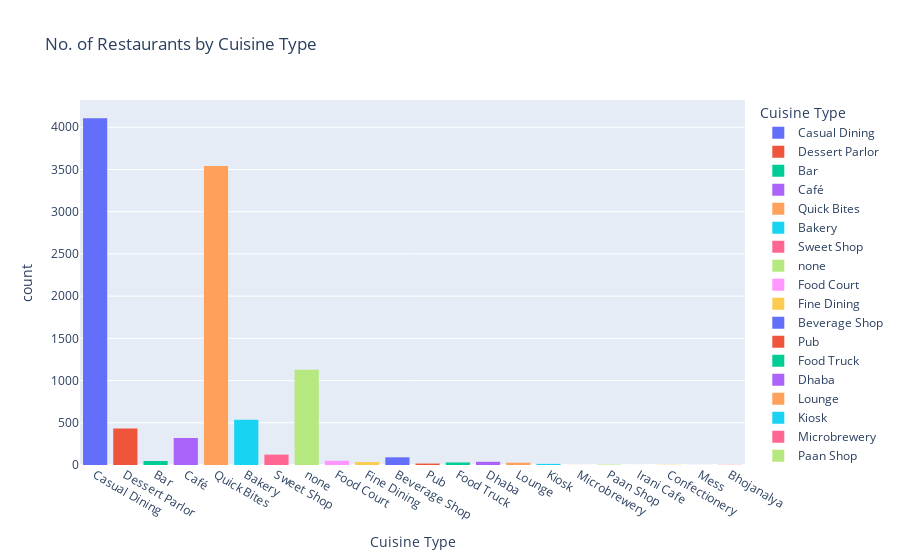

Notebook code cell kept with this figure:
### Code cell
fig = px.histogram(ZomatoData, x='CUSINE TYPE', color='CUSINE TYPE',
 title= 'No. of Restaurants by Cuisine Type',
 labels={'CUSINE TYPE':'Cuisine Type'})
fig.show()

### Figure 1 — Plotly figure (JSON) as saved in the notebook; plotly's stock layout.template omitted (floating-point values rounded to 4 significant figures; data arrays with more than 128 entries replaced by an {"elided": "..."} marker saying what was removed)
{"data": [{"alignmentgroup": "True", "bingroup": "x", "hovertemplate": "Cuisine Type=%{x}<br>count=%{y}<extra></extra>", "legendgroup": "Casual Dining", "marker": {"color": "#636efa", "pattern": {"shape": ""}}, "name": "Casual Dining", "offsetgroup": "Casual Dining", "orientation": "v", "showlegend": true, "type": "histogram", "x": {"elided": "4107 str values"}, "xaxis": "x", "yaxis": "y"}, {"alignmentgroup": "True", "bingroup": "x", "hovertemplate": "Cuisine Type=%{x}<br>count=%{y}<extra></extra>", "legendgroup": "Dessert Parlor", "marker": {"color": "#EF553B", "pattern": {"shape": ""}}, "name": "Dessert Parlor", "offsetgroup": "Dessert Parlor", "orientation": "v", "showlegend": true, "type": "histogram", "x": {"elided": "431 str values"}, "xaxis": "x", "yaxis": "y"}, {"alignmentgroup": "True", "bingroup": "x", "hovertemplate": "Cuisine Type=%{x}<br>count=%{y}<extra></extra>", "legendgroup": "Bar", "marker": {"color": "#00cc96", "pattern": {"shape": ""}}, "name": "Bar", "offsetgroup": "Bar", "orientation": "v", "showlegend": true, "type": "histogram", "x": ["Bar", "Bar", "Bar", "Bar", "Bar", "Bar", "Bar", "Bar", "Bar", "Bar", "Bar", "Bar", "Bar", "Bar", "Bar", "Bar", "Bar", "Bar", "Bar", "Bar", "Bar", "Bar", "Bar", "Bar", "Bar", "Bar", "Bar", "Bar", "Bar", "Bar", "Bar", "Bar", "Bar", "Bar", "Bar", "Bar", "Bar", "Bar", "Bar", "Bar", "Bar", "Bar", "Bar", "Bar", "Bar", "Bar", "Bar"], "xaxis": "x", "yaxis": "y"}, {"alignmentgroup": "True", "bingroup": "x", "hovertemplate": "Cuisine Type=%{x}<br>count=%{y}<extra></extra>", "legendgroup": "Café", "marker": {"color": "#ab63fa", "pattern": {"shape": ""}}, "name": "Café", "offsetgroup": "Café", "orientation": "v", "showlegend": true, "type": "histogram", "x": {"elided": "320 str values"}, "xaxis": "x", "yaxis": "y"}, {"alignmentgroup": "True", "bingroup": "x", "hovertemplate": "Cuisine Type=%{x}<br>count=%{y}<extra></extra>", "legendgroup": "Quick Bites", "marker": {"color": "#FFA15A", "pattern": {"shape": ""}}, "name": "Quick Bites", "offsetgroup": "Quick Bites", "orientation": "v", "showlegend": true, "type": "histogram", "x": {"elided": "3540 str values"}, "xaxis": "x", "yaxis": "y"}, {"alignmentgroup": "True", "bingroup": "x", "hovertemplate": "Cuisine Type=%{x}<br>count=%{y}<extra></extra>", "legendgroup": "Bakery", "marker": {"color": "#19d3f3", "pattern": {"shape": ""}}, "name": "Bakery", "offsetgroup": "Bakery", "orientation": "v", "showlegend": true, "type": "histogram", "x": {"elided": "537 str values"}, "xaxis": "x", "yaxis": "y"}, {"alignmentgroup": "True", "bingroup": "x", "hovertemplate": "Cuisine Type=%{x}<br>count=%{y}<extra></extra>", "legendgroup": "Sweet Shop", "marker": {"color": "#FF6692", "pattern": {"shape": ""}}, "name": "Sweet Shop", "offsetgroup": "Sweet Shop", "orientation": "v", "showlegend": true, "type": "histogram", "x": ["Sweet Shop", "Sweet Shop", "Sweet Shop", "Sweet Shop", "Sweet Shop", "Sweet Shop", "Sweet Shop", "Sweet Shop", "Sweet Shop", "Sweet Shop", "Sweet Shop", "Sweet Shop", "Sweet Shop", "Sweet Shop", "Sweet Shop", "Sweet Shop", "Sweet Shop", "Sweet Shop", "Sweet Shop", "Sweet Shop", "Sweet Shop", "Sweet Shop", "Sweet Shop", "Sweet Shop", "Sweet Shop", "Sweet Shop", "Sweet Shop", "Sweet Shop", "Sweet Shop", "Sweet Shop", "Sweet Shop", "Sweet Shop", "Sweet Shop", "Sweet Shop", "Sweet Shop", "Sweet Shop", "Sweet Shop", "Sweet Shop", "Sweet Shop", "Sweet Shop", "Sweet Shop", "Sweet Shop", "Sweet Shop", "Sweet Shop", "Sweet Shop", "Sweet Shop", "Sweet Shop", "Sweet Shop", "Sweet Shop", "Sweet Shop", "Sweet Shop", "Sweet Shop", "Sweet Shop", "Sweet Shop", "Sweet Shop", "Sweet Shop", "Sweet Shop", "Sweet Shop", "Sweet Shop", "Sweet Shop", "Sweet Shop", "Sweet Shop", "Sweet Shop", "Sweet Shop", "Sweet Shop", "Sweet Shop", "Sweet Shop", "Sweet Shop", "Sweet Shop", "Sweet Shop", "Sweet Shop", "Sweet Shop", "Sweet Shop", "Sweet Shop", "Sweet Shop", "Sweet Shop", "Sweet Shop", "Sweet Shop", "Sweet Shop", "Sweet Shop", "Sweet Shop", "Sweet Shop", "Sweet Shop", "Sweet Shop", "Sweet Shop", "Sweet Shop", "Sweet Shop", "Sweet Shop", "Sweet Shop", "Sweet Shop", "Sweet Shop", "Sweet Shop", "Sweet Shop", "Sweet Shop", "Sweet Shop", "Sweet Shop", "Sweet Shop", "Sweet Shop", "Sweet Shop", "Sweet Shop", "Sweet Shop", "Sweet Shop", "Sweet Shop", "Sweet Shop", "Sweet Shop", "Sweet Shop", "Sweet Shop", "Sweet Shop", "Sweet Shop", "Sweet Shop", "Sweet Shop", "Sweet Shop", "Sweet Shop", "Sweet Shop", "Sweet Shop", "Sweet Shop", "Sweet Shop", "Sweet Shop", "Sweet Shop", "Sweet Shop", "Sweet Shop", "Sweet Shop", "Sweet Shop"], "xaxis": "x", "yaxis": "y"}, {"alignmentgroup": "True", "bingroup": "x", "hovertemplate": "Cuisine Type=%{x}<br>count=%{y}<extra></extra>", "legendgroup": "none", "marker": {"color": "#B6E880", "pattern": {"shape": ""}}, "name": "none", "offsetgroup": "none", "orientation": "v", "showlegend": true, "type": "histogram", "x": {"elided": "1127 str values"}, "xaxis": "x", "yaxis": "y"}, {"alignmentgroup": "True", "bingroup": "x", "hovertemplate": "Cuisine Type=%{x}<br>count=%{y}<extra></extra>", "legendgroup": "Food Court", "marker": {"color": "#FF97FF", "pattern": {"shape": ""}}, "name": "Food Court", "offsetgroup": "Food Court", "orientation": "v", "showlegend": true, "type": "histogram", "x": ["Food Court", "Food Court", "Food Court", "Food Court", "Food Court", "Food Court", "Food Court", "Food Court", "Food Court", "Food Court", "Food Court", "Food Court", "Food Court", "Food Court", "Food Court", "Food Court", "Food Court", "Food Court", "Food Court", "Food Court", "Food Court", "Food Court", "Food Court", "Food Court", "Food Court", "Food Court", "Food Court", "Food Court", "Food Court", "Food Court", "Food Court", "Food Court", "Food Court", "Food Court", "Food Court", "Food Court", "Food Court", "Food Court", "Food Court", "Food Court", "Food Court", "Food Court", "Food Court", "Food Court", "Food Court", "Food Court", "Food Court", "Food Court", "Food Court", "Food Court"], "xaxis": "x", "yaxis": "y"}, {"alignmentgroup": "True", "bingroup": "x", "hovertemplate": "Cuisine Type=%{x}<br>count=%{y}<extra></extra>", "legendgroup": "Fine Dining", "marker": {"color": "#FECB52", "pattern": {"shape": ""}}, "name": "Fine Dining", "offsetgroup": "Fine Dining", "orientation": "v", "showlegend": true, "type": "histogram", "x": ["Fine Dining", "Fine Dining", "Fine Dining", "Fine Dining", "Fine Dining", "Fine Dining", "Fine Dining", "Fine Dining", "Fine Dining", "Fine Dining", "Fine Dining", "Fine Dining", "Fine Dining", "Fine Dining", "Fine Dining", "Fine Dining", "Fine Dining", "Fine Dining", "Fine Dining", "Fine Dining", "Fine Dining", "Fine Dining", "Fine Dining", "Fine Dining", "Fine Dining", "Fine Dining", "Fine Dining", "Fine Dining", "Fine Dining", "Fine Dining", "Fine Dining", "Fine Dining", "Fine Dining", "Fine Dining", "Fine Dining"], "xaxis": "x", "yaxis": "y"}, {"alignmentgroup": "True", "bingroup": "x", "hovertemplate": "Cuisine Type=%{x}<br>count=%{y}<extra></extra>", "legendgroup": "Beverage Shop", "marker": {"color": "#636efa", "pattern": {"shape": ""}}, "name": "Beverage Shop", "offsetgroup": "Beverage Shop", "orientation": "v", "showlegend": true, "type": "histogram", "x": ["Beverage Shop", "Beverage Shop", "Beverage Shop", "Beverage Shop", "Beverage Shop", "Beverage Shop", "Beverage Shop", "Beverage Shop", "Beverage Shop", "Beverage Shop", "Beverage Shop", "Beverage Shop", "Beverage Shop", "Beverage Shop", "Beverage Shop", "Beverage Shop", "Beverage Shop", "Beverage Shop", "Beverage Shop", "Beverage Shop", "Beverage Shop", "Beverage Shop", "Beverage Shop", "Beverage Shop", "Beverage Shop", "Beverage Shop", "Beverage Shop", "Beverage Shop", "Beverage Shop", "Beverage Shop", "Beverage Shop", "Beverage Shop", "Beverage Shop", "Beverage Shop", "Beverage Shop", "Beverage Shop", "Beverage Shop", "Beverage Shop", "Beverage Shop", "Beverage Shop", "Beverage Shop", "Beverage Shop", "Beverage Shop", "Beverage Shop", "Beverage Shop", "Beverage Shop", "Beverage Shop", "Beverage Shop", "Beverage Shop", "Beverage Shop", "Beverage Shop", "Beverage Shop", "Beverage Shop", "Beverage Shop", "Beverage Shop", "Beverage Shop", "Beverage Shop", "Beverage Shop", "Beverage Shop", "Beverage Shop", "Beverage Shop", "Beverage Shop", "Beverage Shop", "Beverage Shop", "Beverage Shop", "Beverage Shop", "Beverage Shop", "Beverage Shop", "Beverage Shop", "Beverage Shop", "Beverage Shop", "Beverage Shop", "Beverage Shop", "Beverage Shop", "Beverage Shop", "Beverage Shop", "Beverage Shop", "Beverage Shop", "Beverage Shop", "Beverage Shop", "Beverage Shop", "Beverage Shop", "Beverage Shop", "Beverage Shop", "Beverage Shop", "Beverage Shop", "Beverage Shop", "Beverage Shop", "Beverage Shop", "Beverage Shop", "Beverage Shop"], "xaxis": "x", "yaxis": "y"}, {"alignmentgroup": "True", "bingroup": "x", "hovertemplate": "Cuisine Type=%{x}<br>count=%{y}<extra></extra>", "legendgroup": "Pub", "marker": {"color": "#EF553B", "pattern": {"shape": ""}}, "name": "Pub", "offsetgroup": "Pub", "orientation": "v", "showlegend": true, "type": "histogram", "x": ["Pub", "Pub", "Pub", "Pub", "Pub", "Pub", "Pub", "Pub", "Pub", "Pub", "Pub", "Pub", "Pub", "Pub", "Pub", "Pub", "Pub"], "xaxis": "x", "yaxis": "y"}, {"alignmentgroup": "True", "bingroup": "x", "hovertemplate": "Cuisine Type=%{x}<br>count=%{y}<extra></extra>", "legendgroup": "Food Truck", "marker": {"color": "#00cc96", "pattern": {"shape": ""}}, "name": "Food Truck", "offsetgroup": "Food Truck", "orientation": "v", "showlegend": true, "type": "histogram", "x": ["Food Truck", "Food Truck", "Food Truck", "Food Truck", "Food Truck", "Food Truck", "Food Truck", "Food Truck", "Food Truck", "Food Truck", "Food Truck", "Food Truck", "Food Truck", "Food Truck", "Food Truck", "Food Truck", "Food Truck", "Food Truck", "Food Truck", "Food Truck", "Food Truck", "Food Truck", "Food Truck", "Food Truck", "Food Truck", "Food Truck", "Food Truck", "Food Truck", "Food Truck", "Food Truck"], "xaxis": "x", "yaxis": "y"}, {"alignmentgroup": "True", "bingroup": "x", "hovertemplate": "Cuisine Type=%{x}<br>count=%{y}<extra></extra>", "legendgroup": "Dhaba", "marker": {"color": "#ab63fa", "pattern": {"shape": ""}}, "name": "Dhaba", "offsetgroup": "Dhaba", "orientation": "v", "showlegend": true, "type": "histogram", "x": ["Dhaba", "Dhaba", "Dhaba", "Dhaba", "Dhaba", "Dhaba", "Dhaba", "Dhaba", "Dhaba", "Dhaba", "Dhaba", "Dhaba", "Dhaba", "Dhaba", "Dhaba", "Dhaba", "Dhaba", "Dhaba", "Dhaba", "Dhaba", "Dhaba", "Dhaba", "Dhaba", "Dhaba", "Dhaba", "Dhaba", "Dhaba", "Dhaba", "Dhaba", "Dhaba", "Dhaba", "Dhaba", "Dhaba", "Dhaba", "Dhaba", "Dhaba", "Dhaba", "Dhaba"], "xaxis": "x", "yaxis": "y"}, {"alignmentgroup": "True", "bingroup": "x", "hovertemplate": "Cuisine Type=%{x}<br>count=%{y}<extra></extra>", "legendgroup": "Lounge", "marker": {"color": "#FFA15A", "pattern": {"shape": ""}}, "name": "Lounge", "offsetgroup": "Lounge", "orientation": "v", "showlegend": true, "type": "histogram", "x": ["Lounge", "Lounge", "Lounge", "Lounge", "Lounge", "Lounge", "Lounge", "Lounge", "Lounge", "Lounge", "Lounge", "Lounge", "Lounge", "Lounge", "Lounge", "Lounge", "Lounge", "Lounge", "Lounge", "Lounge", "Lounge", "Lounge", "Lounge", "Lounge", "Lounge", "Lounge", "Lounge"], "xaxis": "x", "yaxis": "y"}, {"alignmentgroup": "True", "bingroup": "x", "hovertemplate": "Cuisine Type=%{x}<br>count=%{y}<extra></extra>", "legendgroup": "Kiosk", "marker": {"color": "#19d3f3", "pattern": {"shape": ""}}, "name": "Kiosk", "offsetgroup": "Kiosk", "orientation": "v", "showlegend": true, "type": "histogram", "x": ["Kiosk", "Kiosk", "Kiosk", "Kiosk", "Kiosk", "Kiosk", "Kiosk", "Kiosk", "Kiosk", "Kiosk", "Kiosk", "Kiosk", "Kiosk"], "xaxis": "x", "yaxis": "y"}, {"alignmentgroup": "True", "bingroup": "x", "hovertemplate": "Cuisine Type=%{x}<br>count=%{y}<extra></extra>", "legendgroup": "Microbrewery", "marker": {"color": "#FF6692", "pattern": {"shape": ""}}, "name": "Microbrewery", "offsetgroup": "Microbrewery", "orientation": "v", "showlegend": true, "type": "histogram", "x": ["Microbrewery"], "xaxis": "x", "yaxis": "y"}, {"alignmentgroup": "True", "bingroup": "x", "hovertemplate": "Cuisine Type=%{x}<br>count=%{y}<extra></extra>", "legendgroup": "Paan Shop", "marker": {"color": "#B6E880", "pattern": {"shape": ""}}, "name": "Paan Shop", "offsetgroup": "Paan Shop", "orientation": "v", "showlegend": true, "type": "histogram", "x": ["Paan Shop", "Paan Shop", "Paan Shop", "Paan Shop", "Paan Shop", "Paan Shop"], "xaxis": "x", "yaxis": "y"}, {"alignmentgroup": "True", "bingroup": "x", "hovertemplate": "Cuisine Type=%{x}<br>count=%{y}<extra></extra>", "legendgroup": "Irani Cafe", "marker": {"color": "#FF97FF", "pattern": {"shape": ""}}, "name": "Irani Cafe", "offsetgroup": "Irani Cafe", "orientation": "v", "showlegend": true, "type": "histogram", "x": ["Irani Cafe"], "xaxis": "x", "yaxis": "y"}, {"alignmentgroup": "True", "bingroup": "x", "hovertemplate": "Cuisine Type=%{x}<br>count=%{y}<extra></extra>", "legendgroup": "Confectionery", "marker": {"color": "#FECB52", "pattern": {"shape": ""}}, "name": "Confectionery", "offsetgroup": "Confectionery", "orientation": "v", "showlegend": true, "type": "histogram", "x": ["Confectionery", "Confectionery", "Confectionery"], "xaxis": "x", "yaxis": "y"}, {"alignmentgroup": "True", "bingroup": "x", "hovertemplate": "Cuisine Type=%{x}<br>count=%{y}<extra></extra>", "legendgroup": "Mess", "marker": {"color": "#636efa", "pattern": {"shape": ""}}, "name": "Mess", "offsetgroup": "Mess", "orientation": "v", "showlegend": true, "type": "histogram", "x": ["Mess"], "xaxis": "x", "yaxis": "y"}, {"alignmentgroup": "True", "bingroup": "x", "hovertemplate": "Cuisine Type=%{x}<br>count=%{y}<extra></extra>", "legendgroup": "Bhojanalya", "marker": {"color": "#EF553B", "pattern": {"shape": ""}}, "name": "Bhojanalya", "offsetgroup": "Bhojanalya", "orientation": "v", "showlegend": true, "type": "histogram", "x": ["Bhojanalya", "Bhojanalya"], "xaxis": "x", "yaxis": "y"}], "layout": {"autosize": true, "barmode": "relative", "legend": {"title": {"text": "Cuisine Type"}, "tracegroupgap": 0}, "title": {"text": "No. of Restaurants by Cuisine Type"}, "xaxis": {"anchor": "y", "autorange": true, "categoryarray": ["Casual Dining", "Dessert Parlor", "Bar", "Café", "Quick Bites", "Bakery", "Sweet Shop", "none", "Food Court", "Fine Dining", "Beverage Shop", "Pub", "Food Truck", "Dhaba", "Lounge", "Kiosk", "Microbrewery", "Paan Shop", "Irani Cafe", "Confectionery", "Mess", "Bhojanalya"], "categoryorder": "array", "domain": [0, 1], "range": [-0.5, 21.5], "title": {"text": "Cuisine Type"}, "type": "category"}, "yaxis": {"anchor": "x", "autorange": true, "domain": [0, 1], "range": [0, 4323.0], "title": {"text": "count"}}}}
